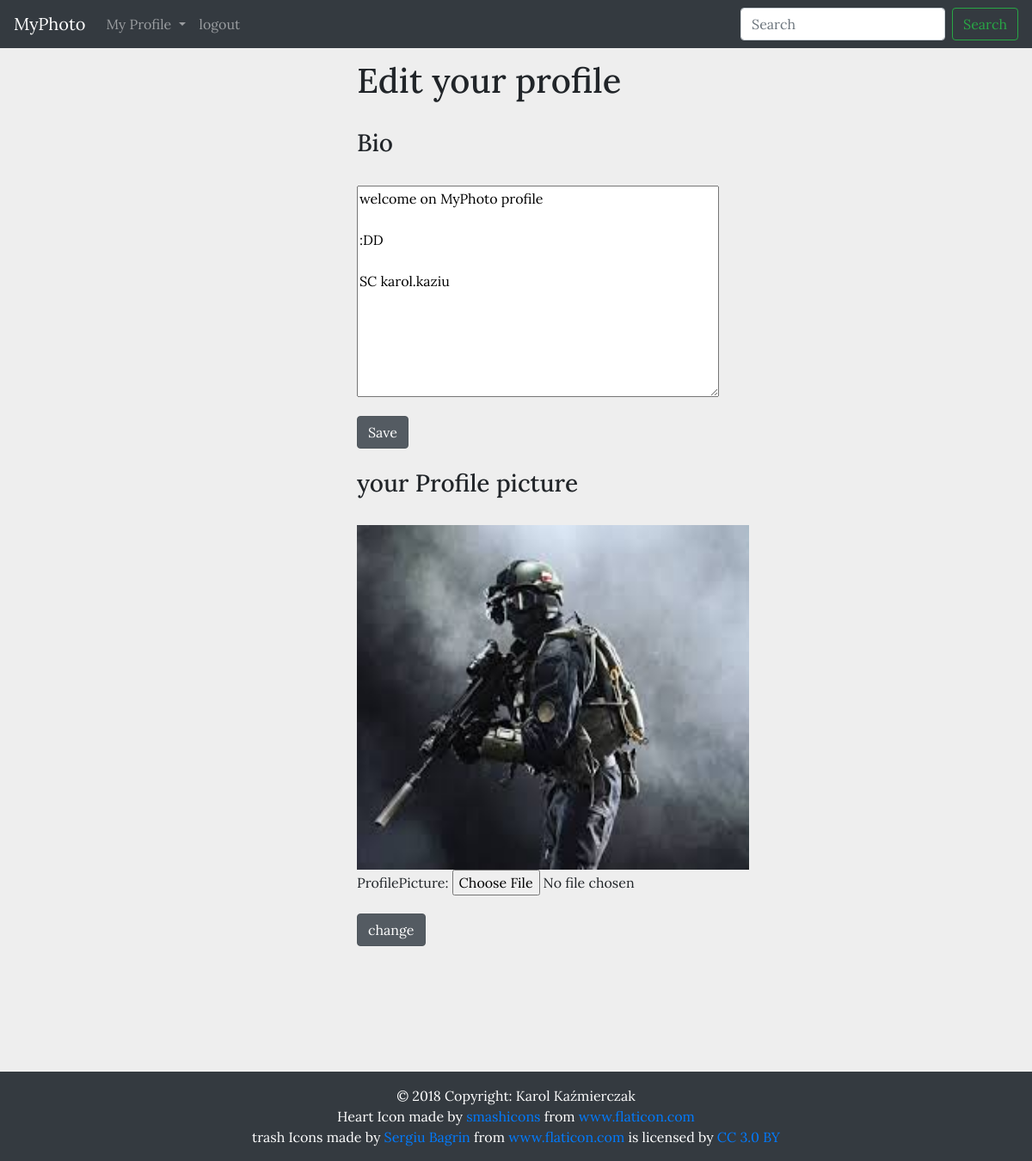
The app's page /u/kaziu/edit/ (signed in), older data.
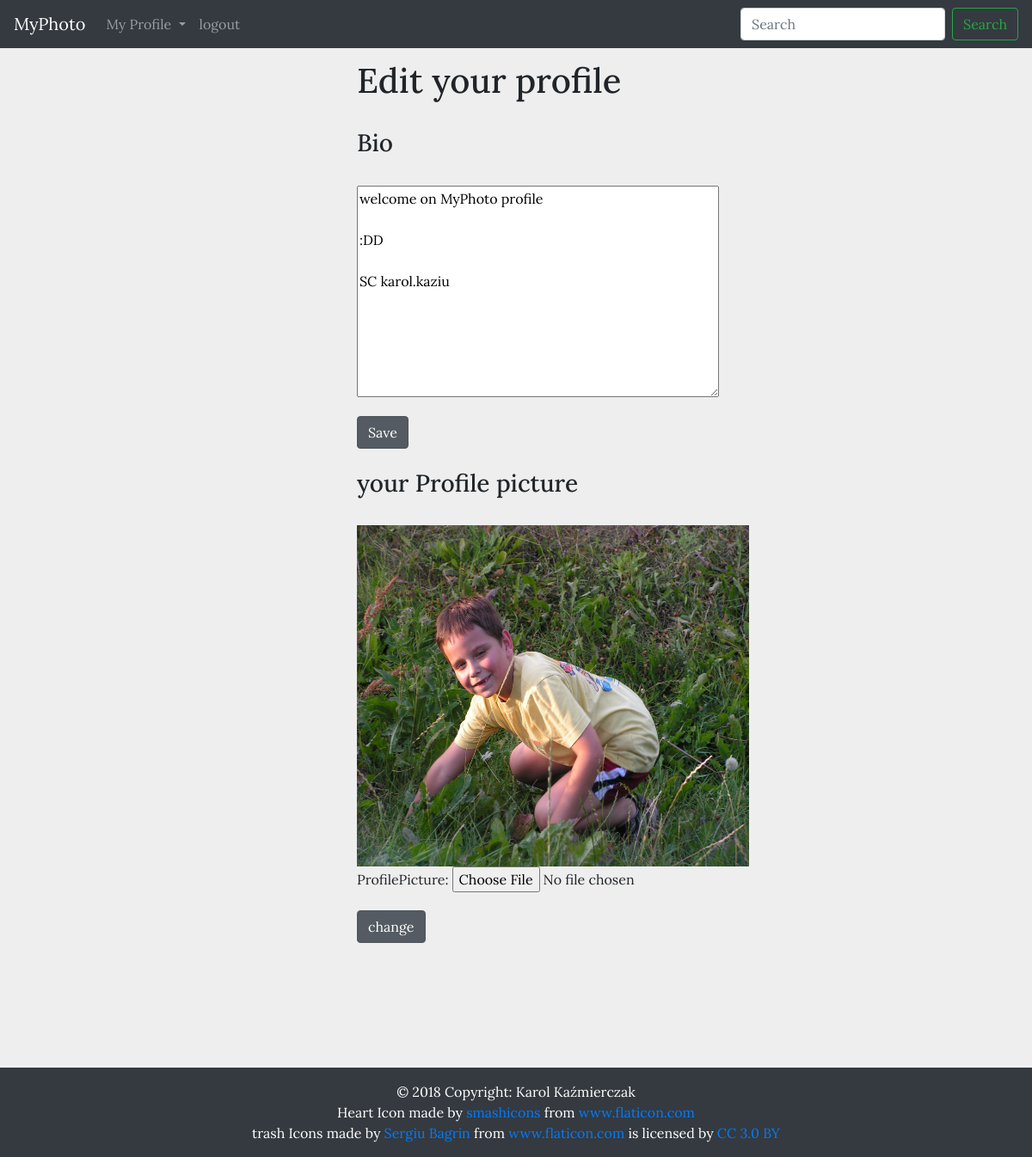
The same page, newer data.
### user/models.py (models this page shows)
class UserData(models.Model):
    user = models.OneToOneField(User,on_delete=models.CASCADE,unique=True)
    profilePicture = models.ImageField(upload_to='image/profile/',null=True,blank=True)
    description = models.TextField(null=True,blank=True)
    object = UserMenager()

### user/views.py (the view, shortened to what this page needs)
# urls.py: path('<str:nick>/edit/', edit),
@login_required
def edit(request,nick):
    if request.user.username != nick:
        url = '/u/'+nick+'/edit'
        return redirect(url)
    data = UserData.object.all().by_nick(nick)
    data = data.first()
    image_edit = ProfilePicterEdit(request.POST or None,request.FILES or None,instance=data)
    if image_edit.is_valid():
        image_edit.save()
        image_edit = ProfilePicterEdit()
    description_edit = DescriptionEdit(instance=data)
    image_edit = ProfilePicterEdit()
    context = {
        'data': data,
        'imageEdit': image_edit,
        'descriptionEdit': description_edit
    }
    return render(request,'edit_page.html',context)

### user/forms.py
class ProfilePicterEdit(models.ModelForm):
    class Meta:
        model = UserData
        fields = ['profilePicture']

class DescriptionEdit(models.ModelForm):
    class Meta:
        model = UserData
        fields = ['description']
        labels = {
            'description': ('')
        }

### user/models.py (called while the page is built)
    def by_nick(self,nick):
        lookup = (
            Q(user__username=nick)
        )
        return self.filter(lookup)

    def get_queryset(self):
        return Query(self.model, using=self._db)

### user/templates/edit_page.html (shortened to what this page needs)
{% extends 'base2.html' %}
{% block css %} /assets/css/edit.css {%  endblock %}
{% block user_page %}
<div class="row">
    <div class="col-md-6 offset-md-4" >
        <h1>Edit your profile</h1>
    </div>
</div>
<br>
<div class="row">
    <div class="col-md-6 offset-md-4">
        <h3>Bio</h3><br>
        <span id="dexription">
            {{descriptionEdit.as_p }}
        </span>
        <button class="btn btn-secondary active" onclick="desEdit('{{request.user.username}}')">Save</button>
    </div>
</div>
<br>
<div class="row ">
    <div class="col-md-6 offset-md-4">
        <h3>your Profile picture</h3><br>
        <img src="{{data.profilePicture.url}}">
        <form " action="." method="post" enctype="multipart/form-data"> {% csrf_token %}
            {{imageEdit.as_p}}
            <button class="btn btn-secondary active"  type="submit">change</button>
        </form>
    </div>
</div>
<br>
<br>
<br>
<br>
<br>
{% endblock %}

Row changes from the older to the newer data that the page shows:
changed UserData "welcome on MyPhoto profile :DD SC karol.kaziu": profilePicture: a different picture
